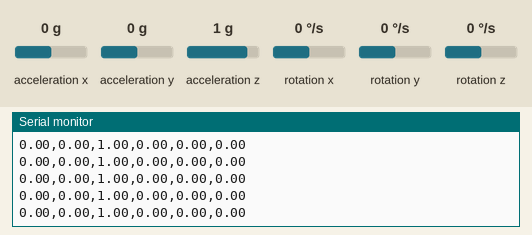
A sketch run on a simulated ESP32. Shown: the last lines printed to the serial monitor. Wiring (inferred from the names in the program): MPU-6050 motion sensor at I2C address 0x68. Inputs (shaded band) come from the test bench; at power-on: acceleration x 0 g, acceleration y 0 g, acceleration z 1 g, rotation x 0 °/s, rotation y 0 °/s, rotation z 0 °/s.

Above: at 1.2 s.
1.3 s: acceleration x set to -1.4 g
At 1.9 s:
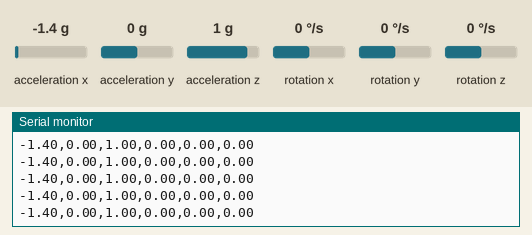
2.8 s: acceleration y set to -1.4 g
At 3.5 s:
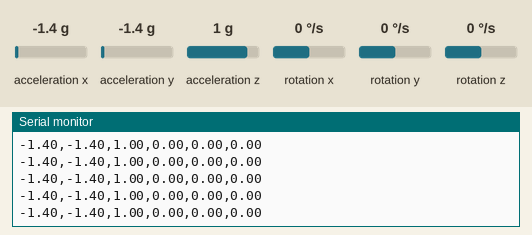
4.3 s: acceleration z set to -1.4 g
At 5.0 s:
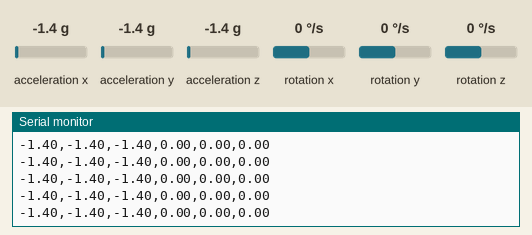
5.8 s: rotation x set to -192 °/s
At 6.7 s:
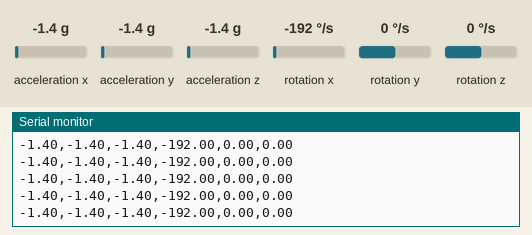
7.3 s: rotation y set to -192 °/s
At 8.2 s:
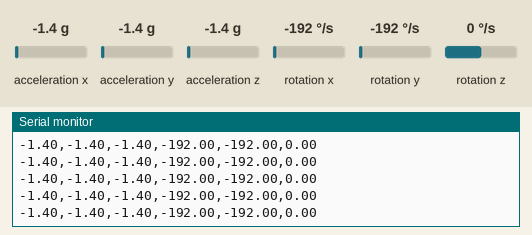

The sketch:

ReadData.ino
```cpp
#include <Wire.h>

#define MPU_ADDR 0x68
#define SDA_PIN 8
#define SCL_PIN 9

// Raw 16-bit register values
int16_t rawAccelX, rawAccelY, rawAccelZ;
int16_t rawTemp;
int16_t rawGyroX, rawGyroY, rawGyroZ;

void wakeMPU6050() {
  Wire.beginTransmission(MPU_ADDR);
  Wire.write(0x6B); // PWR_MGMT_1 register
  Wire.write(0x00); // Set to zero (wakes up the MPU-6050)
  Wire.endTransmission(true);
}

void setup() {
  Serial.begin(115200);
  while (!Serial) delay(10); // Native USB CDC wait

  Wire.begin(SDA_PIN, SCL_PIN);
  wakeMPU6050();

  Serial.println("MPU6050 direct I2C communication initialized.");
}

void loop() {
  // 1. Point I2C register pointer to 0x3B (ACCEL_XOUT_H)
  Wire.beginTransmission(MPU_ADDR);
  Wire.write(0x3B);
  Wire.endTransmission(false); // Repeated start to keep connection open

  // 2. Request 14 consecutive bytes (6 Accel, 2 Temp, 6 Gyro)
  Wire.requestFrom(MPU_ADDR, 14, true);

  if (Wire.available() == 14) {
    // Read High and Low bytes and combine into 16-bit signed integers
    rawAccelX = (Wire.read() << 8) | Wire.read();
    rawAccelY = (Wire.read() << 8) | Wire.read();
    rawAccelZ = (Wire.read() << 8) | Wire.read();

    rawTemp   = (Wire.read() << 8) | Wire.read();

    rawGyroX  = (Wire.read() << 8) | Wire.read();
    rawGyroY  = (Wire.read() << 8) | Wire.read();
    rawGyroZ  = (Wire.read() << 8) | Wire.read();

    // 3. Convert raw values to physical units
    float ax = rawAccelX / 16384.0; // Acceleration in g
    float ay = rawAccelY / 16384.0;
    float az = rawAccelZ / 16384.0;


    float gx = rawGyroX / 131.0; // Angular velocity in deg/s
    float gy = rawGyroY / 131.0;
    float gz = rawGyroZ / 131.0;

    // Output formatted readings
    Serial.print(ax); Serial.print(","); Serial.print(ay); Serial.print(","); Serial.print(az);Serial.print(",");
    Serial.print(gx); Serial.print(","); Serial.print(gy); Serial.print(","); Serial.println(gz);
  }

  delay(10);
}
```

Measured:
- after the input at 1.3 s, the serial monitor: prints a new line at once (image 1)
- after the input at 2.8 s, the serial monitor: prints a new line at once (image 2)
- after the input at 4.3 s, the serial monitor: prints a new line at once (image 3)
- after the input at 5.8 s, the serial monitor: prints a new line at once (image 4)
- after the input at 7.3 s, the serial monitor: prints a new line at once (image 5)
